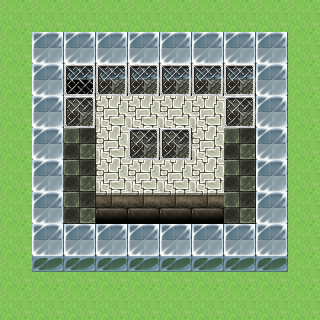

The image is a tile-based game level rendered from a .tmx file. Its description and complete source (layers, tilesets, objects, tile grids) follow:
An orthogonal 10x10 tile map with 32x32 px tiles, 3 tile layers (floor, solids, top).

<map version="1.0" orientation="orthogonal" renderorder="right-down" width="10" height="10" tilewidth="32" tileheight="32" nextobjectid="1">
 <tileset firstgid="1" name="tiles" tilewidth="32" tileheight="32">
  <image source="tiles.png" width="256" height="512" />
 </tileset>
 <layer name="floor" width="10" height="10">
  <data>
   <tile gid="23" />
   <tile gid="23" />
   <tile gid="23" />
   <tile gid="23" />
   <tile gid="23" />
   <tile gid="23" />
   <tile gid="23" />
   <tile gid="23" />
   <tile gid="23" />
   <tile gid="23" />
   <tile gid="23" />
   <tile gid="38" />
   <tile gid="38" />
   <tile gid="38" />
   <tile gid="38" />
   <tile gid="38" />
   <tile gid="38" />
   <tile gid="38" />
   <tile gid="38" />
   <tile gid="23" />
   <tile gid="23" />
   <tile gid="38" />
   <tile gid="1" />
   <tile gid="38" />
   <tile gid="38" />
   <tile gid="38" />
   <tile gid="38" />
   <tile gid="38" />
   <tile gid="38" />
   <tile gid="23" />
   <tile gid="23" />
   <tile gid="38" />
   <tile gid="38" />
   <tile gid="38" />
   <tile gid="38" />
   <tile gid="38" />
   <tile gid="38" />
   <tile gid="38" />
   <tile gid="38" />
   <tile gid="23" />
   <tile gid="23" />
   <tile gid="38" />
   <tile gid="38" />
   <tile gid="38" />
   <tile gid="38" />
   <tile gid="38" />
   <tile gid="38" />
   <tile gid="38" />
   <tile gid="38" />
   <tile gid="23" />
   <tile gid="23" />
   <tile gid="38" />
   <tile gid="38" />
   <tile gid="38" />
   <tile gid="38" />
   <tile gid="38" />
   <tile gid="38" />
   <tile gid="38" />
   <tile gid="38" />
   <tile gid="23" />
   <tile gid="23" />
   <tile gid="38" />
   <tile gid="38" />
   <tile gid="38" />
   <tile gid="38" />
   <tile gid="38" />
   <tile gid="38" />
   <tile gid="38" />
   <tile gid="38" />
   <tile gid="23" />
   <tile gid="23" />
   <tile gid="38" />
   <tile gid="38" />
   <tile gid="38" />
   <tile gid="38" />
   <tile gid="38" />
   <tile gid="38" />
   <tile gid="38" />
   <tile gid="38" />
   <tile gid="23" />
   <tile gid="23" />
   <tile gid="23" />
   <tile gid="23" />
   <tile gid="23" />
   <tile gid="23" />
   <tile gid="23" />
   <tile gid="23" />
   <tile gid="23" />
   <tile gid="23" />
   <tile gid="23" />
   <tile gid="23" />
   <tile gid="23" />
   <tile gid="23" />
   <tile gid="23" />
   <tile gid="23" />
   <tile gid="23" />
   <tile gid="23" />
   <tile gid="23" />
   <tile gid="23" />
   <tile gid="23" />
  </data>
 </layer>
 <layer name="solids" width="10" height="10">
  <data>
   <tile gid="0" />
   <tile gid="0" />
   <tile gid="0" />
   <tile gid="0" />
   <tile gid="0" />
   <tile gid="0" />
   <tile gid="0" />
   <tile gid="0" />
   <tile gid="0" />
   <tile gid="0" />
   <tile gid="0" />
   <tile gid="3" />
   <tile gid="3" />
   <tile gid="3" />
   <tile gid="3" />
   <tile gid="3" />
   <tile gid="3" />
   <tile gid="3" />
   <tile gid="3" />
   <tile gid="0" />
   <tile gid="0" />
   <tile gid="3" />
   <tile gid="11" />
   <tile gid="11" />
   <tile gid="11" />
   <tile gid="11" />
   <tile gid="11" />
   <tile gid="11" />
   <tile gid="3" />
   <tile gid="0" />
   <tile gid="0" />
   <tile gid="3" />
   <tile gid="0" />
   <tile gid="17" />
   <tile gid="17" />
   <tile gid="17" />
   <tile gid="17" />
   <tile gid="0" />
   <tile gid="3" />
   <tile gid="0" />
   <tile gid="0" />
   <tile gid="3" />
   <tile gid="0" />
   <tile gid="17" />
   <tile gid="8" />
   <tile gid="8" />
   <tile gid="17" />
   <tile gid="0" />
   <tile gid="3" />
   <tile gid="0" />
   <tile gid="0" />
   <tile gid="3" />
   <tile gid="0" />
   <tile gid="17" />
   <tile gid="17" />
   <tile gid="17" />
   <tile gid="17" />
   <tile gid="0" />
   <tile gid="3" />
   <tile gid="0" />
   <tile gid="0" />
   <tile gid="3" />
   <tile gid="0" />
   <tile gid="25" />
   <tile gid="25" />
   <tile gid="25" />
   <tile gid="25" />
   <tile gid="0" />
   <tile gid="3" />
   <tile gid="0" />
   <tile gid="0" />
   <tile gid="3" />
   <tile gid="3" />
   <tile gid="3" />
   <tile gid="3" />
   <tile gid="3" />
   <tile gid="3" />
   <tile gid="3" />
   <tile gid="3" />
   <tile gid="0" />
   <tile gid="0" />
   <tile gid="11" />
   <tile gid="11" />
   <tile gid="11" />
   <tile gid="11" />
   <tile gid="11" />
   <tile gid="11" />
   <tile gid="11" />
   <tile gid="11" />
   <tile gid="0" />
   <tile gid="0" />
   <tile gid="0" />
   <tile gid="0" />
   <tile gid="0" />
   <tile gid="0" />
   <tile gid="0" />
   <tile gid="0" />
   <tile gid="0" />
   <tile gid="0" />
   <tile gid="0" />
  </data>
 </layer>
 <layer name="top" width="10" height="10">
  <data>
   <tile gid="0" />
   <tile gid="0" />
   <tile gid="0" />
   <tile gid="0" />
   <tile gid="0" />
   <tile gid="0" />
   <tile gid="0" />
   <tile gid="0" />
   <tile gid="0" />
   <tile gid="0" />
   <tile gid="0" />
   <tile gid="0" />
   <tile gid="0" />
   <tile gid="0" />
   <tile gid="0" />
   <tile gid="0" />
   <tile gid="0" />
   <tile gid="0" />
   <tile gid="0" />
   <tile gid="0" />
   <tile gid="0" />
   <tile gid="0" />
   <tile gid="8" />
   <tile gid="8" />
   <tile gid="8" />
   <tile gid="8" />
   <tile gid="8" />
   <tile gid="8" />
   <tile gid="0" />
   <tile gid="0" />
   <tile gid="0" />
   <tile gid="0" />
   <tile gid="8" />
   <tile gid="0" />
   <tile gid="0" />
   <tile gid="0" />
   <tile gid="0" />
   <tile gid="8" />
   <tile gid="0" />
   <tile gid="0" />
   <tile gid="0" />
   <tile gid="0" />
   <tile gid="0" />
   <tile gid="0" />
   <tile gid="0" />
   <tile gid="0" />
   <tile gid="0" />
   <tile gid="0" />
   <tile gid="0" />
   <tile gid="0" />
   <tile gid="0" />
   <tile gid="0" />
   <tile gid="0" />
   <tile gid="0" />
   <tile gid="0" />
   <tile gid="0" />
   <tile gid="0" />
   <tile gid="0" />
   <tile gid="0" />
   <tile gid="0" />
   <tile gid="0" />
   <tile gid="0" />
   <tile gid="0" />
   <tile gid="0" />
   <tile gid="0" />
   <tile gid="0" />
   <tile gid="0" />
   <tile gid="0" />
   <tile gid="0" />
   <tile gid="0" />
   <tile gid="0" />
   <tile gid="0" />
   <tile gid="0" />
   <tile gid="0" />
   <tile gid="0" />
   <tile gid="0" />
   <tile gid="0" />
   <tile gid="0" />
   <tile gid="0" />
   <tile gid="0" />
   <tile gid="0" />
   <tile gid="0" />
   <tile gid="0" />
   <tile gid="0" />
   <tile gid="0" />
   <tile gid="0" />
   <tile gid="0" />
   <tile gid="0" />
   <tile gid="0" />
   <tile gid="0" />
   <tile gid="0" />
   <tile gid="0" />
   <tile gid="0" />
   <tile gid="0" />
   <tile gid="0" />
   <tile gid="0" />
   <tile gid="0" />
   <tile gid="0" />
   <tile gid="0" />
   <tile gid="0" />
  </data>
 </layer>
</map>
